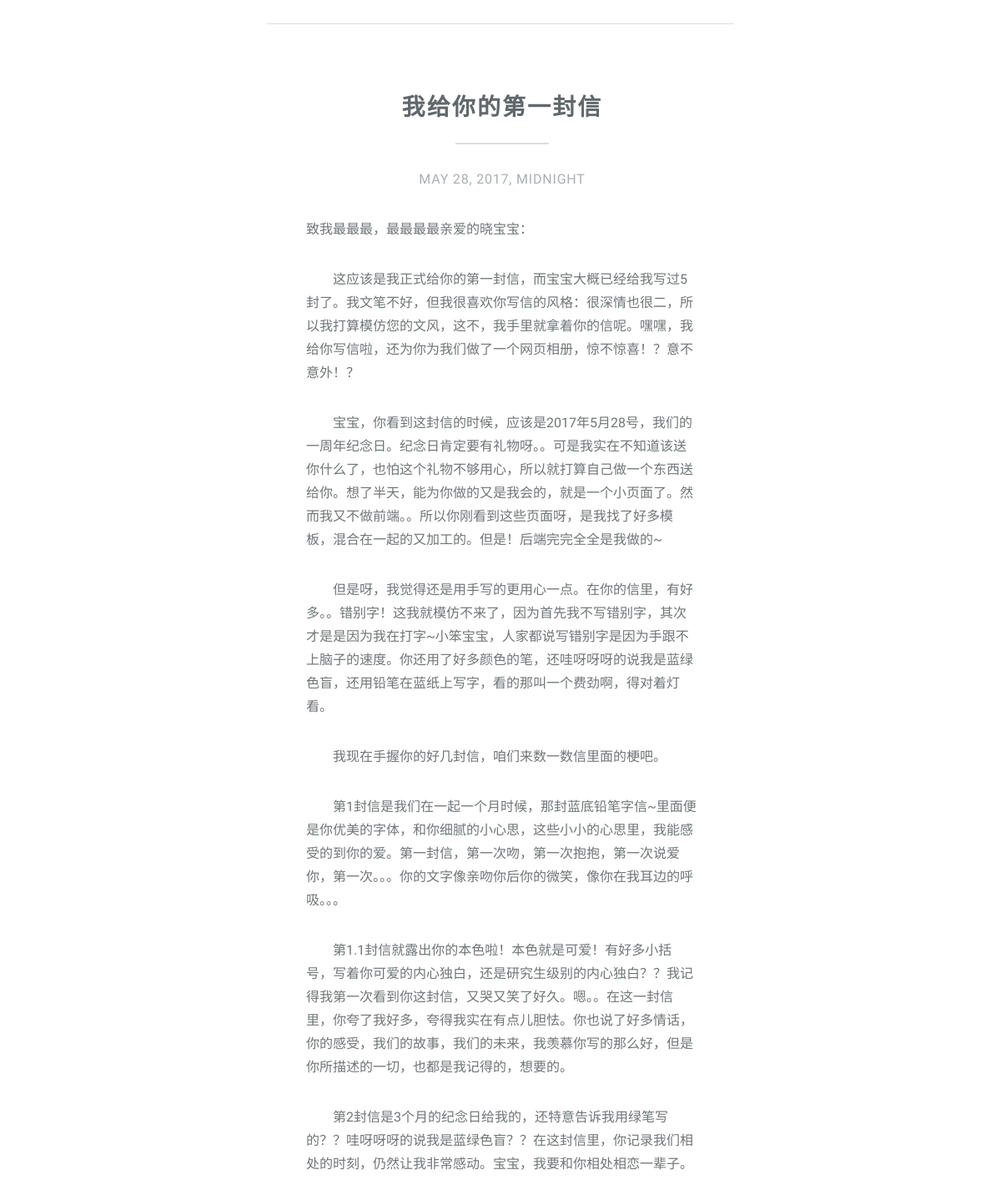
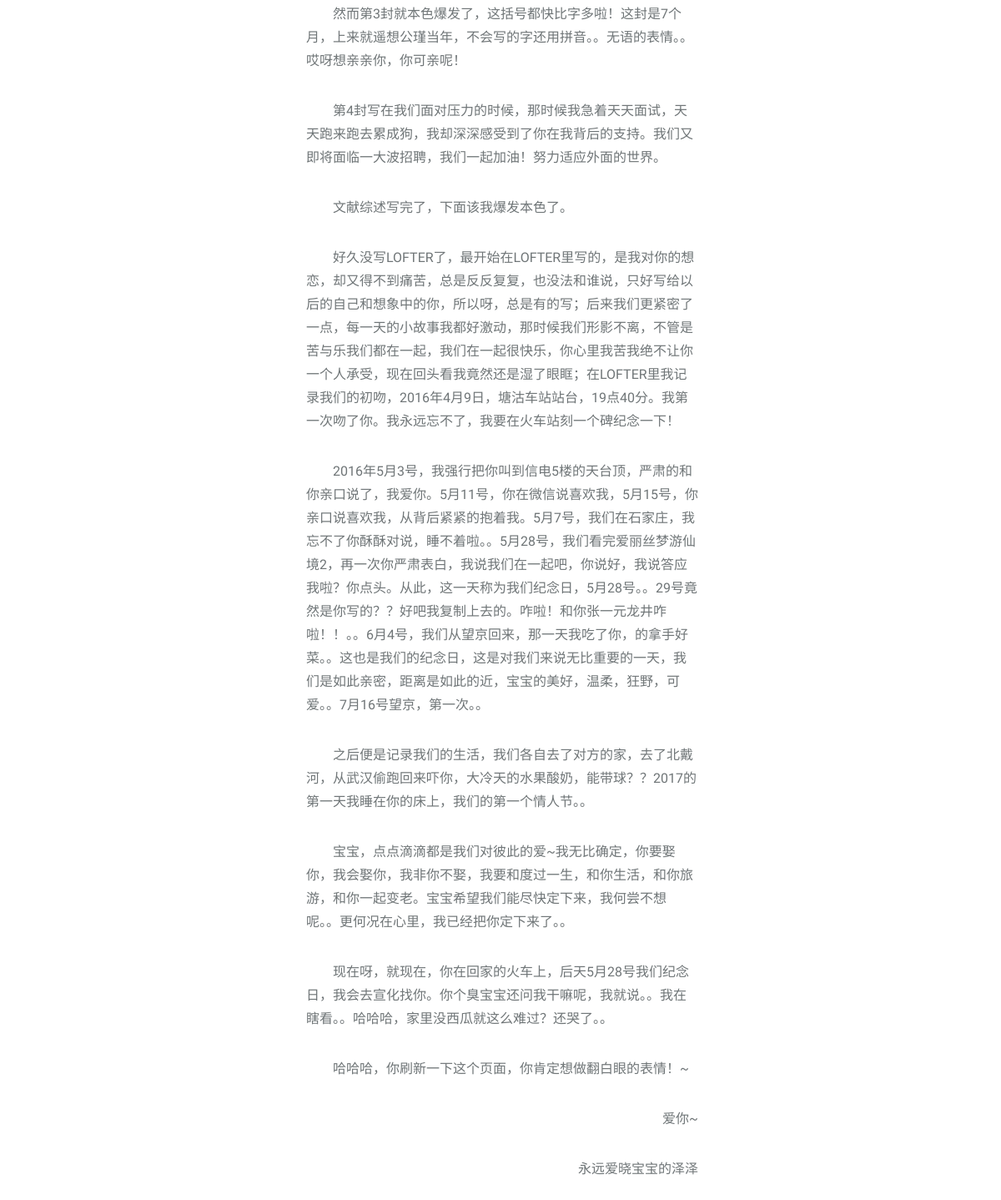
The page /letter/ on the database its author committed (2 pictures, top to bottom).
### gallery/models.py (models this page shows, shortened)
class letter(models.Model):
    letter_title = models.CharField(max_length=40,null=True, blank=True)
    letter_time = models.DateTimeField(null=True, blank=True)
    letter_to = models.CharField(max_length=40,null=True, blank=True)
    letter_text = models.TextField(null=True, blank=True)
    letter_from = models.TextField(null=True, blank=True)

### gallery/views.py (the view)
# urls.py: url(r'^letter/$', letter),
def letter(request):
    letter_latest = gallery.models.letter.objects.all().latest('letter_time')
    text = letter_latest.letter_text.split('\n')
    letter_from = letter_latest.letter_from.split('\n')
    return render(request, 'letter.html', {
        'letter':letter_latest,
        'text':text,
        'letter_from':letter_from,
        'settings': settings,
        })

### gallery/templates/letter.html (shortened to what this page needs)
﻿<!DOCTYPE html>
<html lang="zh-CN">
  <head>
    <link rel="stylesheet" href="{{settings.PROXY_PREFIX}}{{settings.STATIC_URL}}assets/css/main.css" />
  </head>
  <body>
    <section id="one" class="main special">
      <div class="container">
        <div class="content">
          <header class="major">
            <h2>{{letter.letter_title}}</h2>
            <p>{{letter.letter_time}}</p>
          </header>
          {% if letter.letter_to %}
            <p class="letter_to">{{letter.letter_to}}</p>
          {% endif %}
          {% for i in text %}
            <p class="letter_text">{{i}}</p>
          {% endfor %}
          {% for i in letter_from %}
            <p class="letter_from">{{i}}</p>
          {% endfor %}
        </div>
      </div>
    </section>
  </body>
</html>

### static/assets/css/main.css (style rules this page uses)
html, body, div, span, applet, object, iframe, h1, h2, h3, h4, h5, h6, p, blockquote, pre, a, abbr, acronym, address, big, cite, code, del, dfn, em, img, ins, kbd, q, s, samp, small, strike, strong, sub, sup, tt, var, b, u, i, center, dl, dt, dd, ol, ul, li, fieldset, form, label, legend, table, caption, tbody, tfoot, thead, tr, th, td, article, aside, canvas, details, embed, figure, figcaption, footer, header, hgroup, menu, nav, output, ruby, section, summary, time, mark, audio, video { margin: 0; padding: 0; border: 0; font-size: 100%; font: inherit; vertical-align: baseline; }
article, aside, details, figcaption, figure, footer, header, hgroup, menu, nav, section { display: block; }
body { line-height: 1; }
body { -webkit-text-size-adjust: none; }
*, *:before, *:after { -moz-box-sizing: border-box; -webkit-box-sizing: border-box; box-sizing: border-box; }
.container { margin-left: auto; margin-right: auto; }
.container { width: 35em; }
@media screen and (max-width: 1680px) { .container { width: 35em; } }
html { background-color: rgba(0, 0, 0, 0); background-attachment: fixed, fixed; background-position: top left, center center; background-repeat: repeat, none; background-size: auto, cover; }
body, input, select, textarea { color: #6f7577; font-family: "Raleway", "Helvetica", sans-serif; font-size: 15pt; font-weight: 400; line-height: 1.75em; }
p { margin: 0 0 2em 0; }
h1, h2, h3, h4, h5, h6 { color: #61686b; font-weight: 800; letter-spacing: 0.075em; line-height: 1em; margin: 0 0 1em 0; text-transform: uppercase; }
h2 { font-size: 1.75em; line-height: 1.5em; }
html body { text-decoration: none; }
html body:before { -moz-osx-font-smoothing: grayscale; -webkit-font-smoothing: antialiased; font-family: FontAwesome; font-style: normal; font-weight: normal; text-transform: none !important; }
html body:before { -moz-animation: spinner-show 1.5s 1 0.25s ease forwards, spinner-hide 0.25s ease-in-out forwards !important; -webkit-animation: spinner-show 1.5s 1 0.25s ease forwards, spinner-hide 0.25s ease-in-out forwards !important; -ms-animation: spinner-show 1.5s 1 0.25s ease forwards, spinner-hide 0.25s ease-in-out forwards !important; animation: spinner-show 1.5s 1 0.25s ease forwards, spinner-hide 0.25s ease-in-out forwards !important; -moz-transform-origin: 50% 50%; -webkit-transform-origin: 50% 50%; -ms-transform-origin: 50% 50%; transform-origin: 50% 50%; color: #454d50; content: '\f1ce'; cursor: default; display: block; font-size: 2em; height: 2em; left: 50%; opacity: 0; line-height: 2em; margin: -1em 0 0 -1em; position: fixed; text-align: center; top: 50%; width: 2em; z-index: -1; }
html body:after { -moz-animation: overlay-hide 1s ease-in forwards !important; -webkit-animation: overlay-hide 1s ease-in forwards !important; -ms-animation: overlay-hide 1s ease-in forwards !important; animation: overlay-hide 1s ease-in forwards !important; background: #313a3d; content: ''; display: block; height: 100%; left: 0; opacity: 0; position: fixed; top: 0; width: 100%; z-index: -1; }
section.special, article.special { text-align: center; }
header p { color: #a8b0b3; letter-spacing: 0.05em; text-transform: uppercase; }
header h2 + p { margin-top: -1em; }
header.major { text-align: center; }
header.major h1, header.major h2, header.major h3, header.major h4, header.major h5, header.major h6 { position: relative; }
header.major h1:after, header.major h2:after, header.major h3:after, header.major h4:after, header.major h5:after, header.major h6:after { background: #dddddd; content: ''; display: block; height: 2px; margin: 0.75em auto 0 auto; position: relative; width: 4em; }
header.major p { margin-top: 0; }
.main { position: relative; }
.main .container { padding: 5em 2.5em 8em 2.5em ; background: rgba(255, 255, 255, 0.95); box-shadow: inset 0 1px 0 0 #dddddd; }
.main .container:before { min-height: calc( 100vh - 13em ); content: ''; display: inline-block; vertical-align: middle; width: 1px; }
.main .container .content { display: inline-block; margin-right: 1px; vertical-align: middle; width: calc(100% - 10px); }
@media screen and (max-width: 1680px) { body, input, select, textarea { font-size: 12pt; } }

### gallery/templates/letter.html (style rules this page uses)
.letter_text { text-indent: 2em; text-align: left; }
.letter_to { text-indent: 0em; text-align: left; }
.letter_from { text-indent: 0em; text-align: right; }

### rows shown on the page
letter: letter_title "我给你的第一封信", letter_time "MAY 28, 2017, MIDNIGHT", letter_to "致我最最最，最最最最亲爱的晓宝宝："

### other values the page prints
{{ i }} "这应该是我正式给你的第一封信，而宝宝大概已经给我写过5封了。我文笔不好，但我很喜欢你写信的风格：很深情也很二，所以我打算模仿您的文风，这不，我手里就拿着你的信呢。嘿嘿，我给你写信啦，还为你为我们做了一个网页相册，惊不惊喜！？意不意外！？" "宝宝，你看到这封信的时候，应该是2017年5月28号，我们的一周年纪念日。纪念日肯定要有礼物呀。。可是我实在不知道该送你什么了，也怕这个礼物不够用心，所以就打算自己做一个东西送给你。想了半天，能为你做的又是我会的，就是一个小页面了。然而我又不做前端。。所以你刚看到这些页面呀，是我找了好多模板，混合在一起的又加工的。但是！后端完完全全是我做的~" "但是呀，我觉得还是用手写的更用心一点。在你的信里，有好多。。错别字！这我就模仿不来了，因为首先我不写错别字，其次才是是因为我在打字~小笨宝宝，人家都说写错别字是因为手跟不上脑子的速度。你还用了好多颜色的笔，还哇呀呀呀的说我是蓝绿色盲，还用铅笔在蓝纸上写字，看的那叫一个费劲啊，得对着灯看。" "我现在手握你的好几封信，咱们来数一数信里面的梗吧。" "第1封信是我们在一起一个月时候，那封蓝底铅笔字信~里面便是你优美的字体，和你细腻的小心思，这些小小的心思里，我能感受的到你的爱。第一封信，第一次吻，第一次抱抱，第一次说爱你，第一次。。。你的文字像亲吻你后你的微笑，像你在我耳边的呼吸。。。" "第1.1封信就露出你的本色啦！本色就是可爱！有好多小括号，写着你可爱的内心独白，还是研究生级别的内心独白？？我记得我第一次看到你这封信，又哭又笑了好久。嗯。。在这一封信里，你夸了我好多，夸得我实在有点儿胆怯。你也说了好多情话，你的感受，我们的故事，我们的未来，我羡慕你写的那么好，但是你所描述的一切，也都是我记得的，想要的。" "第2封信是3个月的纪念日给我的，还特意告诉我用绿笔写的？？哇呀呀呀的说我是蓝绿色盲？？在这封信里，你记录我们相处的时刻，仍然让我非常感动。宝宝，我要和你相处相恋一辈子。" "然而第3封就本色爆发了，这括号都快比字多啦！这封是7个月，上来就遥想公瑾当年，不会写的字还用拼音。。无语的表情。。哎呀想亲亲你，你可亲呢！" "第4封写在我们面对压力的时候，那时候我急着天天面试，天天跑来跑去累成狗，我却深深感受到了你在我背后的支持。我们又即将面临一大波招聘，我们一起加油！努力适应外面的世界。" "文献综述写完了，下面该我爆发本色了。" "之后便是记录我们的生活，我们各自去了对方的家，去了北戴河，从武汉偷跑回来吓你，大冷天的水果酸奶，能带球？？2017的第一天我睡在你的床上，我们的第一个情人节。。" "宝宝，点点滴滴都是我们对彼此的爱~我无比确定，你要娶你，我会娶你，我非你不娶，我要和度过一生，和你生活，和你旅游，和你一起变老。宝宝希望我们能尽快定下来，我何尝不想呢。。更何况在心里，我已经把你定下来了。。" "现在呀，就现在，你在回家的火车上，后天5月28号我们纪念日，我会去宣化找你。你个臭宝宝还问我干嘛呢，我就说。。我在瞎看。。哈哈哈，家里没西瓜就这么难过？还哭了。。" "哈哈哈，你刷新一下这个页面，你肯定想做翻白眼的表情！~"
{{ i }} "爱你~" "永远爱晓宝宝的泽泽"
